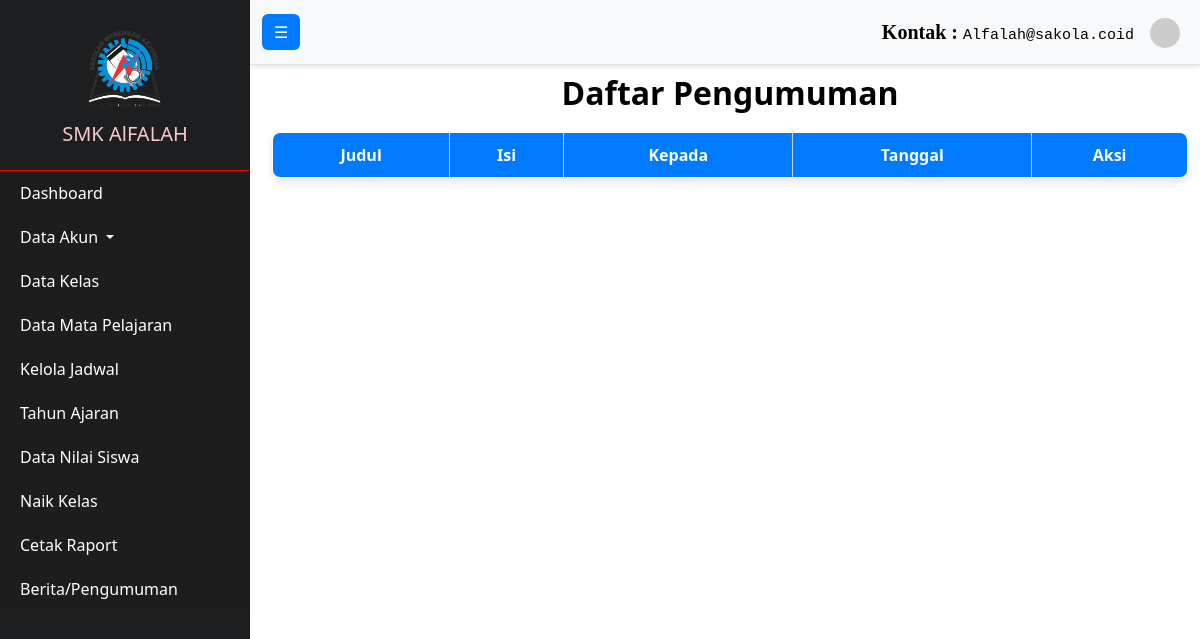
The page /Admin/lihatPengumuman.php on the database as committed earlier.
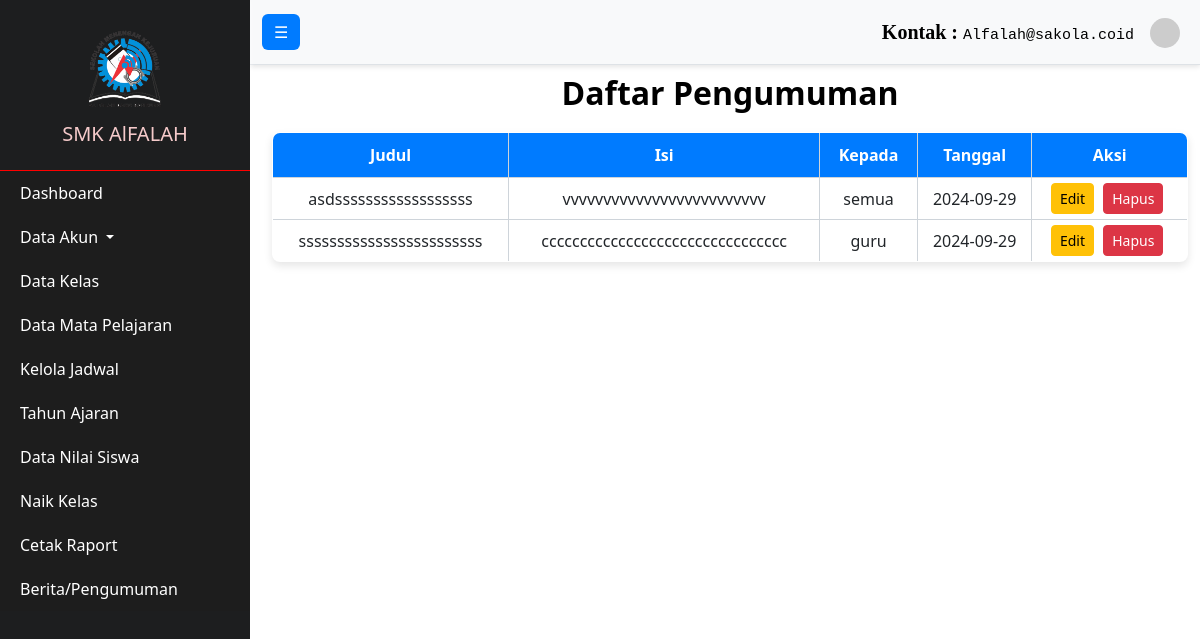
The same page on the database as committed later.
### tables this page shows
CREATE TABLE `pengumuman` (
  `id` int(3) NOT NULL,
  `judul_pengumuman` varchar(255) NOT NULL,
  `isi_pengumuman` text NOT NULL,
  `role` varchar(50) NOT NULL,
  `tanggal` date NOT NULL
);

### Admin/lihatPengumuman.php (the view, shortened to what this page needs)
<!DOCTYPE html>
<html lang="id">
<head>
    <link rel="stylesheet" href="https://maxcdn.bootstrapcdn.com/bootstrap/4.5.2/css/bootstrap.min.css">
    <link rel="stylesheet" href="..\css\jadwal.css">
</head>
<body>
<?php include '../navbar/navAdmin.php'; ?>
<div class="container mt-4">
    <h2>Daftar Pengumuman</h2>
    <table class="table table-bordered">
        <thead>
            <tr>
                <th>Judul</th>
                <th>Isi</th>
                <th>Kepada</th>
                <th>Tanggal</th>
                <th>Aksi</th>
            </tr>
        </thead>
        <tbody>
            <?php
            include '../db.php';
            $query = "SELECT id, judul_pengumuman, isi_pengumuman, role, tanggal FROM pengumuman ORDER BY tanggal DESC";
            $result = mysqli_query($conn, $query);
            if ($result) {
                while ($row = mysqli_fetch_assoc($result)) {
                    echo "<tr>
                        <td>{$row['judul_pengumuman']}</td>
                        <td>{$row['isi_pengumuman']}</td>
                        <td>{$row['role']}</td>
                        <td>{$row['tanggal']}</td>
                        <td>
                            <a href='editPengumuman.php?id={$row['id']}' class='btn btn-warning btn-sm'>Edit</a>
                            <form action='hapusPengumuman.php' method='POST' style='display:inline;'>
                                <input type='hidden' name='id' value='{$row['id']}'>
                                <button type='submit' class='btn btn-danger btn-sm'>Hapus</button>
                            </form>
                        </td>
                    </tr>";
                }
            } else {
                echo "<tr><td colspan='5'>Tidak ada pengumuman ditemukan.</td></tr>";
            }
            ?>
        </tbody>
    </table>
</div>
</body>
</html>

Rows that differ between the two databases and show on the page:
added pengumuman: judul_pengumuman "asdssssssssssssssssss", isi_pengumuman "vvvvvvvvvvvvvvvvvvvvvvvvv", role "semua", tanggal "2024-09-29"
added pengumuman: judul_pengumuman "ssssssssssssssssssssssss", isi_pengumuman "cccccccccccccccccccccccccccccccc", role "guru", tanggal "2024-09-29"
